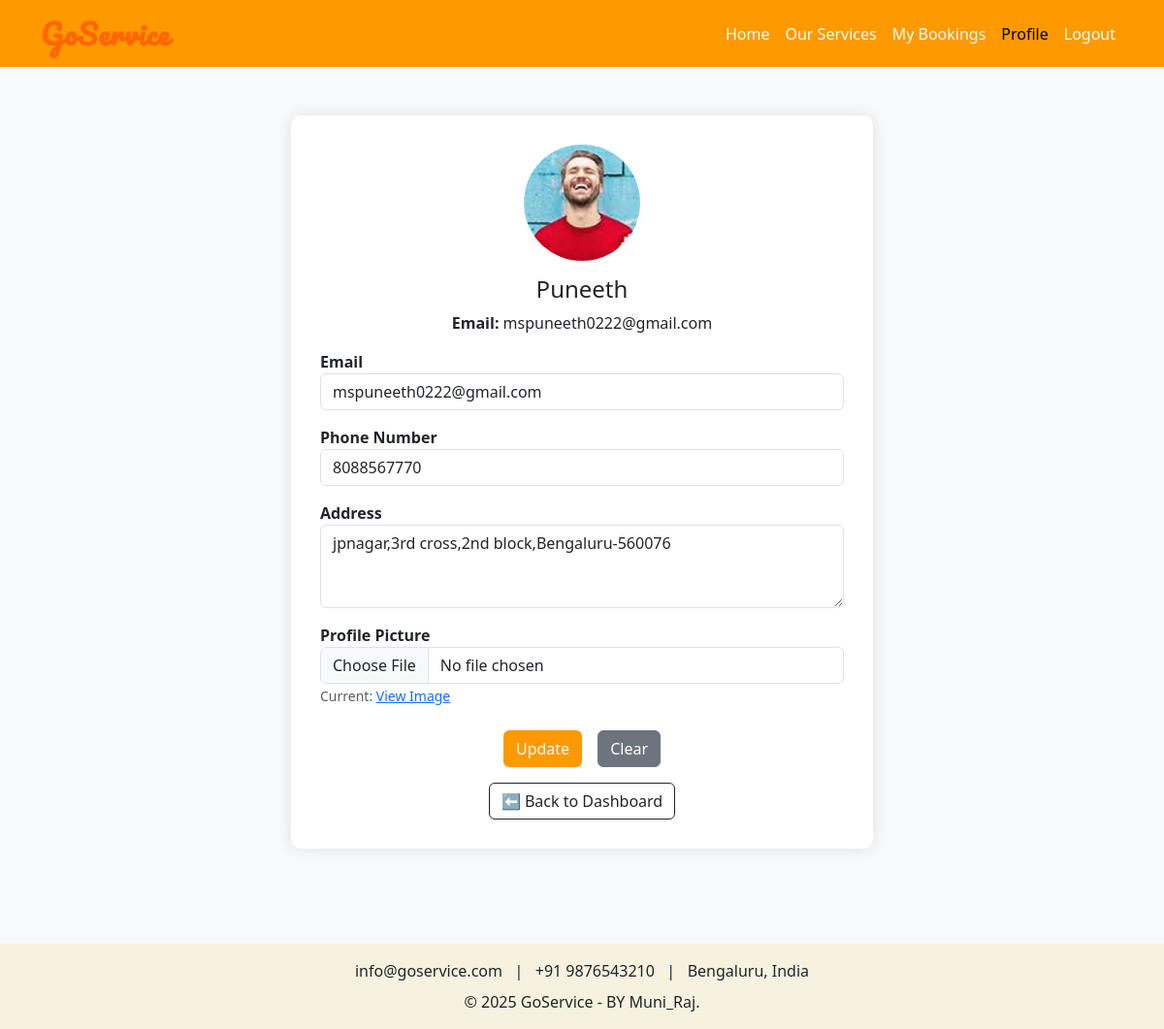
The app's page /users/dashboard/customer/profile/ (signed in) with its own data.
### users/models.py (models this page shows, shortened)
class Customer(models.Model):
    user = models.OneToOneField(CustomUser, on_delete=models.CASCADE)
    address = models.TextField(blank=True, null=True)
    phone = models.CharField(max_length=15, blank=True, null=True)

class CustomUser(AbstractUser):
    ROLE_CHOICES = (
        ('customer', 'Customer'),
        ('provider', 'Service Provider'),
        ('admin', 'Admin'),
    )
    role = models.CharField(max_length=20, choices=ROLE_CHOICES)
    profile_pic = models.ImageField(upload_to='profile_pics/', null=True, blank=True)

### users/views.py (the view, shortened to what this page needs)
# urls.py: path('dashboard/customer/profile/', views.customer_profile_view, name='customer_profile'),
@login_required(login_url='login_customer')
def customer_profile_view(request):
    if request.user.role != 'customer':
        return redirect('login_customer')
    customer = Customer.objects.get(user=request.user)
    context = {
        'customer': customer,
    }
    return render(request, 'users/customer_profile.html', context)

### users/templates/users/customer_profile.html (shortened to what this page needs)
{% load static %}
<!DOCTYPE html>
<html lang="en">
<head>
    <link href="https://cdn.jsdelivr.net/npm/bootstrap@5.3.2/dist/css/bootstrap.min.css" rel="stylesheet">
    <link rel="stylesheet" href="{% static 'main/style.css' %}">
</head>
<body>
<nav class="navbar navbar-expand-lg navbar-custom">
    <div class="container">
        <a class="navbar-brand logo-text" href="#">GoService</a>
        <div class="collapse navbar-collapse justify-content-end" id="navbarNav">
            <ul class="navbar-nav">
                <li class="nav-item"><a class="nav-link" href="{% url 'customer_dashboard' %}">Home</a></li>
                <li class="nav-item"><a class="nav-link" href="#">Our Services</a></li>
                <li class="nav-item"><a class="nav-link" href="#">My Bookings</a></li>
                <li class="nav-item"><a class="nav-link active" href="{% url 'customer_profile' %}">Profile</a></li>
                <li class="nav-item"><a class="nav-link" href="{% url 'logout' %}">Logout</a></li>
            </ul>
        </div>
    </div>
</nav>
<div class="container">
    <div class="profile-card text-center">
        {% if customer.user.profile_pic %}
            <img src="{{ customer.user.profile_pic.url }}" alt="Profile Picture" class="profile-pic">
        {% else %}
            <img src="{% static 'main/default_user.png' %}" alt="Profile Picture" class="profile-pic">
        {% endif %}
        <h4>{{ customer.user.username }}</h4>
        <p><strong>Email:</strong> {{ customer.user.email }}</p>
        <form method="POST" enctype="multipart/form-data">
            <div class="form-group text-start mt-3">
                <label><strong>Email</strong></label>
                <input type="email" name="email" value="{{ customer.user.email|default:'' }}" class="form-control">
            </div>
            <div class="form-group text-start mt-3">
                <label><strong>Phone Number</strong></label>
                <input type="text" name="phone" value="{{ customer.phone|default:'' }}" class="form-control">
            </div>
            <div class="form-group text-start mt-3">
                <label><strong>Address</strong></label>
                <textarea name="address" rows="3" class="form-control">{{ customer.address|default:'' }}</textarea>
            </div>
            <div class="form-group text-start mt-3">
                <label><strong>Profile Picture</strong></label>
                <input type="file" name="profile_pic" accept="image/*" class="form-control">
                {% if customer.user.profile_pic %}
                    <small class="text-muted">Current: <a href="{{ customer.user.profile_pic.url }}" target="_blank">View Image</a></small>
                {% endif %}
            </div>
            <div class="mt-4 d-flex justify-content-center gap-3">
                <button type="submit" class="btn btn-orange">Update</button>
                <button type="reset" class="btn btn-secondary">Clear</button>
            </div>
        </form>
        <div class="mt-3">
            <a href="{% url 'customer_dashboard' %}" class="btn btn-outline-dark">⬅ Back to Dashboard</a>
        </div>
    </div>
</div>
<footer class="footer text-center mt-5 py-3" style="background-color: #f7f1e0;">
    <div class="container">
        <div class="contact-info mb-2">
             info@goservice.com &nbsp; | &nbsp;
             +91 9876543210 &nbsp; | &nbsp;
             Bengaluru, India
        </div>
        &copy; 2025 GoService - BY Muni_Raj.
    </div>
</footer>
</body>
</html>

### main/static/main/style.css (style rules this page uses)
:root { --orange: #ff6600; --cream: #fff2cc; }
.logo-text { font-family: 'Segoe UI', Tahoma, Geneva, Verdana, sans-serif; font-size: 1.8rem; font-weight: bold; color: var(--orange) !important; }

### users/templates/users/customer_profile.html (style rules this page uses)
.navbar-custom { background-color: #ff9900; }
.navbar-custom .nav-link { color: #fff; }
.navbar-brand.logo-text { font-family: 'Pacifico', cursive; font-size: 1.8rem; letter-spacing: 1px; }
body { background-color: #f8f9fa; display: flex; flex-direction: column; min-height: 100vh; }
.container { flex: 1; }
.footer { margin-top: auto; }
.profile-card { max-width: 600px; margin: 50px auto; background: white; border-radius: 10px; box-shadow: 0 0 15px rgba(0,0,0,0.1); padding: 30px; }
.profile-pic { width: 120px; height: 120px; border-radius: 50%; object-fit: cover; margin-bottom: 15px; }
.btn-orange { background-color: #ff9900; color: white; }

### records on screen
Customer: user.profile_pic (picture), user.username "Puneeth", user.email "mspuneeth0222@gmail.com", email "mspuneeth0222@gmail.com", phone "8088567770", address "jpnagar,3rd cross,2nd block,Bengaluru-560076"
